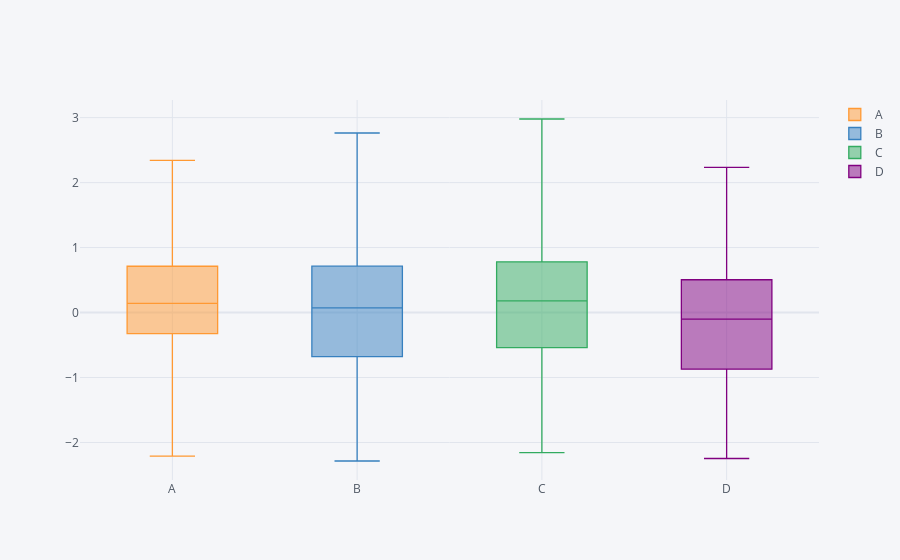

Notebook source saved alongside this figure:
### Code cell
#Use the iplot() method with arguments, kind argument determines the plot type 
#kind='box' which uses an ggregate method to group data = sum() method

df.iplot(kind='box')
